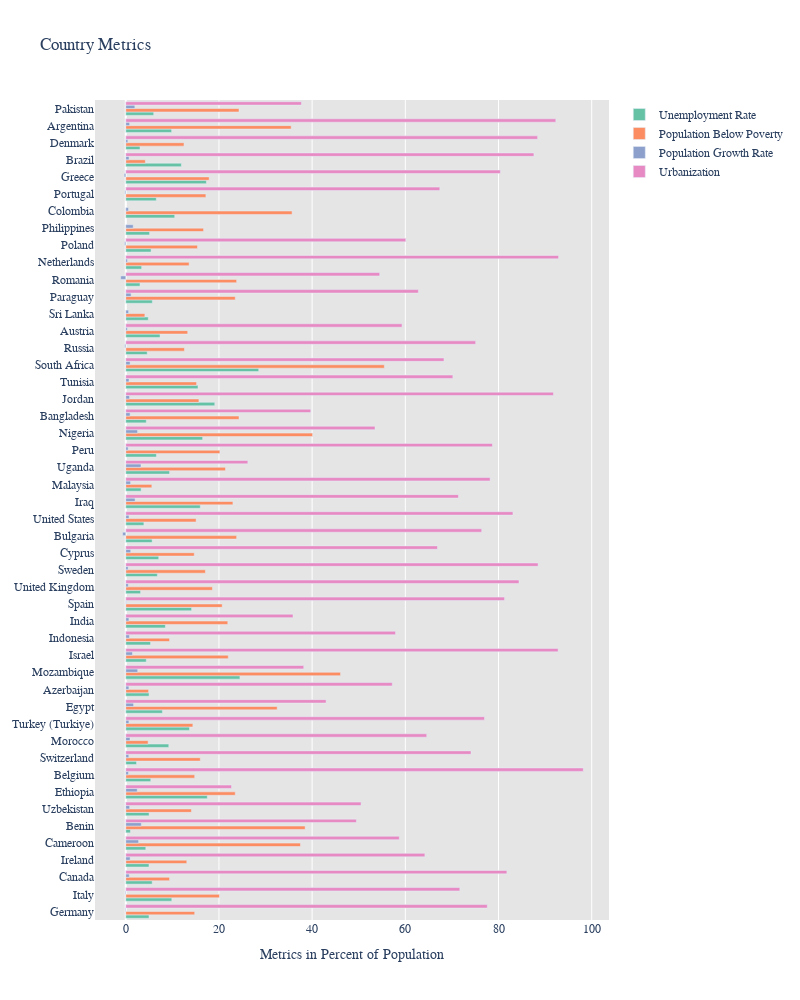

The cell this chart's notebook holds for it:
### Markdown cell above
## All Countries: bar chart comparing non-GDP Metrics 2 charts

### Code cell
##Chart 1 of 2


fig = go.Figure()

country = df["Country"]


#Unemployment Rate
fig.add_trace(go.Bar(
    x= df["Unemployment Rate"], y=country,
    name="Unemployment Rate",
    orientation='h'
)) 

#Population Below Poverty
fig.add_trace(go.Bar(
    x= df["Population Poverty"], y=country,
    name="Population Below Poverty",
    orientation='h'
)) 

#Household Income or Consumption
# fig.add_trace(go.Bar(
#     x= df["Household Income"], y=country,
#     name="Household Income or Consumption ",
#     orientation='h'
# )) 

#Population Growth Rate
fig.add_trace(go.Bar(
    x= df["Population Growth Rate in % (Est 2022)"], y=country,
    name="Population Growth Rate",
    orientation='h'
)) 

#Urbanization
fig.add_trace(go.Bar(
    x= df["Urban"], y=country,
    name="Urbanization",
    orientation='h'
)) 



fig.update_layout(
    title_text="Country Metrics",
    plot_bgcolor="rgb(229, 229, 229)",
    width=800,
    height =1000,
    font_family="Century Gothic",
    colorway = px.colors.qualitative.Set2,
    xaxis_title="Metrics in Percent of Population"

    
)

fig.show()

### Figure 1 — Plotly figure (JSON) as saved in the notebook; plotly's stock layout.template omitted (floating-point values rounded to 4 significant figures)
{"data": [{"name": "Unemployment Rate", "orientation": "h", "type": "bar", "x": [4.98, 9.88, 5.67, 4.98, 4.3, 1, 5, 17.5, 5.36, 2.31, 9.23, 13.68, 7.86, 5, 24.5, 4.4, 5.31, 8.5, 14.13, 3.17, 6.78, 7.07, 5.66, 3.89, 16, 3.3, 9.4, 6.58, 16.5, 4.4, 19.1, 15.5, 28.53, 4.6, 7.35, 4.83, 5.7, 3.06, 3.41, 5.43, 5.11, 10.5, 6.55, 17.3, 11.93, 3.05, 9.84, 6], "y": ["Germany", "Italy", "Canada", "Ireland", "Cameroon", "Benin", "Uzbekistan", "Ethiopia", "Belgium", "Switzerland", "Morocco", "Turkey (Turkiye)", "Egypt", "Azerbaijan", "Mozambique", "Israel", "Indonesia", "India", "Spain", "United Kingdom", "Sweden", "Cyprus", "Bulgaria", "United States", "Iraq", "Malaysia", "Uganda", "Peru", "Nigeria", "Bangladesh", "Jordan", "Tunisia", "South Africa", "Russia", "Austria", "Sri Lanka", "Paraguay", "Romania", "Netherlands", "Poland", "Philippines", "Colombia", "Portugal", "Greece", "Brazil", "Denmark", "Argentina", "Pakistan"]}, {"name": "Population Below Poverty", "orientation": "h", "type": "bar", "x": [14.8, 20.1, 9.4, 13.1, 37.5, 38.5, 14.1, 23.5, 14.8, 16, 4.8, 14.4, 32.5, 4.9, 46.1, 22, 9.4, 21.9, 20.7, 18.6, 17.1, 14.7, 23.8, 15.1, 23, 5.6, 21.4, 20.2, 40.1, 24.3, 15.7, 15.2, 55.5, 12.6, 13.3, 4.1, 23.5, 23.8, 13.6, 15.4, 16.7, 35.7, 17.2, 17.9, 4.2, 12.5, 35.5, 24.3], "y": ["Germany", "Italy", "Canada", "Ireland", "Cameroon", "Benin", "Uzbekistan", "Ethiopia", "Belgium", "Switzerland", "Morocco", "Turkey (Turkiye)", "Egypt", "Azerbaijan", "Mozambique", "Israel", "Indonesia", "India", "Spain", "United Kingdom", "Sweden", "Cyprus", "Bulgaria", "United States", "Iraq", "Malaysia", "Uganda", "Peru", "Nigeria", "Bangladesh", "Jordan", "Tunisia", "South Africa", "Russia", "Austria", "Sri Lanka", "Paraguay", "Romania", "Netherlands", "Poland", "Philippines", "Colombia", "Portugal", "Greece", "Brazil", "Denmark", "Argentina", "Pakistan"]}, {"name": "Population Growth Rate", "orientation": "h", "type": "bar", "x": [-0.11, -0.13, 0.75, 0.94, 2.75, 3.34, 0.83, 2.46, 0.57, 0.65, 0.91, 0.67, 1.68, 0.67, 2.56, 1.44, 0.79, 0.67, 0.13, 0.53, 0.5, 1.06, -0.67, 0.69, 2, 1.03, 3.27, 0.51, 2.53, 0.93, 0.81, 0.69, 0.93, -0.22, 0.32, 0.61, 1.14, -1.09, 0.36, -0.26, 1.6, 0.59, -0.2, -0.34, 0.7, 0.44, 0.82, 1.95], "y": ["Germany", "Italy", "Canada", "Ireland", "Cameroon", "Benin", "Uzbekistan", "Ethiopia", "Belgium", "Switzerland", "Morocco", "Turkey (Turkiye)", "Egypt", "Azerbaijan", "Mozambique", "Israel", "Indonesia", "India", "Spain", "United Kingdom", "Sweden", "Cyprus", "Bulgaria", "United States", "Iraq", "Malaysia", "Uganda", "Peru", "Nigeria", "Bangladesh", "Jordan", "Tunisia", "South Africa", "Russia", "Austria", "Sri Lanka", "Paraguay", "Romania", "Netherlands", "Poland", "Philippines", "Colombia", "Portugal", "Greece", "Brazil", "Denmark", "Argentina", "Pakistan"]}, {"name": "Urbanization", "orientation": "h", "type": "bar", "x": ["77.6", "71.7", "81.8", "64.2", "58.7", "49.5", "50.5", "22.7", "98.2", "74.1", "64.6", "77.0", "43.0", "57.2", "38.2", "92.8", "57.9", "35.9", "81.3", "84.4", "88.5", "66.9", "76.4", "83.1", "71.4", "78.2", "26.2", "78.7", "53.5", "39.7", "91.8", "70.2", "68.3", "75.1", "59.3", "#VALUE!", "62.8", "54.5", "92.9", "60.1", "#VALUE!", "#VALUE!", "67.4", "80.4", "87.6", "88.4", "92.3", "37.7"], "y": ["Germany", "Italy", "Canada", "Ireland", "Cameroon", "Benin", "Uzbekistan", "Ethiopia", "Belgium", "Switzerland", "Morocco", "Turkey (Turkiye)", "Egypt", "Azerbaijan", "Mozambique", "Israel", "Indonesia", "India", "Spain", "United Kingdom", "Sweden", "Cyprus", "Bulgaria", "United States", "Iraq", "Malaysia", "Uganda", "Peru", "Nigeria", "Bangladesh", "Jordan", "Tunisia", "South Africa", "Russia", "Austria", "Sri Lanka", "Paraguay", "Romania", "Netherlands", "Poland", "Philippines", "Colombia", "Portugal", "Greece", "Brazil", "Denmark", "Argentina", "Pakistan"]}], "layout": {"colorway": ["rgb(102,194,165)", "rgb(252,141,98)", "rgb(141,160,203)", "rgb(231,138,195)", "rgb(166,216,84)", "rgb(255,217,47)", "rgb(229,196,148)", "rgb(179,179,179)"], "font": {"family": "Century Gothic"}, "height": 1000, "plot_bgcolor": "rgb(229, 229, 229)", "title": {"text": "Country Metrics"}, "width": 800, "xaxis": {"title": {"text": "Metrics in Percent of Population"}}}}
